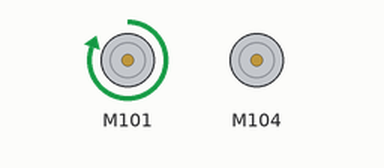
This sketch was run on a simulated Arduino Uno, built with avr-gcc and run on an emulated ATmega328P. Shown: 2 × DC motor (green arrow = forward, orange = backward, longer = faster).

Above: at 0.1 s.
Timing chart, 0 to 1.6 s (numbered marks = the images above):
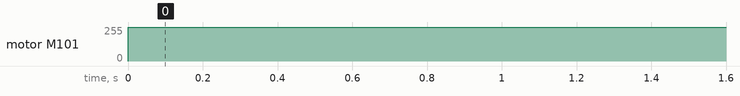

The sketch:

CG_Bot_Pattern_Design_Circle.ino
```cpp
#include <MotorDriver.h>  // Include the motor driver library

MotorDriver m;  // Create a MotorDriver object

void setup()
{

}

void loop()
{
  m.motor(1, FORWARD, 255);  // Set motor on port 1 to move forward at full speed (255)
  m.motor(4, BACKWARD, 0);    // Set motor on port 4 to stop (backward speed is 0) for a pivot turn
  delay(200);  // Delay for 200 milliseconds to maintain the pivot turn duration
}
```

Measured:
- by itself, motor M101: stopped → forward 255/255 at 0.00 s
